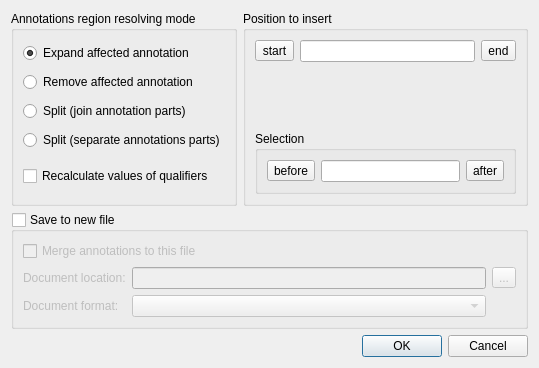
<?xml version="1.0" encoding="UTF-8"?>
<ui version="4.0">
 <class>EditSequenceDialog</class>
 <widget class="QDialog" name="EditSequenceDialog">
  <property name="geometry">
   <rect>
    <x>0</x>
    <y>0</y>
    <width>539</width>
    <height>368</height>
   </rect>
  </property>
  <property name="windowTitle">
   <string/>
  </property>
  <layout class="QVBoxLayout" name="globalLayout">
   <item>
    <layout class="QHBoxLayout" name="horizontalLayout_2">
     <item>
      <widget class="QGroupBox" name="groupBox_2">
       <property name="title">
        <string>Annotations region resolving mode</string>
       </property>
       <layout class="QGridLayout" name="gridLayout_5">
        <item row="0" column="0">
         <widget class="QRadioButton" name="resizeRB">
          <property name="text">
           <string>Expand affected annotation</string>
          </property>
          <property name="checked">
           <bool>true</bool>
          </property>
         </widget>
        </item>
        <item row="1" column="0">
         <widget class="QRadioButton" name="removeRB">
          <property name="text">
           <string>Remove affected annotation</string>
          </property>
         </widget>
        </item>
        <item row="2" column="0">
         <widget class="QRadioButton" name="splitRB">
          <property name="text">
           <string>Split (join annotation parts)</string>
          </property>
         </widget>
        </item>
        <item row="3" column="0">
         <widget class="QRadioButton" name="split_separateRB">
          <property name="text">
           <string>Split (separate annotations parts)</string>
          </property>
         </widget>
        </item>
        <item row="4" column="0">
         <layout class="QVBoxLayout" name="verticalLayout">
          <property name="topMargin">
           <number>7</number>
          </property>
          <item>
           <widget class="QCheckBox" name="recalculateQualsCheckBox">
            <property name="text">
             <string>Recalculate values of qualifiers</string>
            </property>
           </widget>
          </item>
         </layout>
        </item>
       </layout>
      </widget>
     </item>
     <item>
      <widget class="QGroupBox" name="insertPositionBox">
       <property name="title">
        <string>Position to insert</string>
       </property>
       <layout class="QGridLayout" name="gridLayout_2">
        <item row="0" column="2">
         <widget class="QToolButton" name="endPosToolButton">
          <property name="toolTip">
           <string>Press to insert to the end of the sequence</string>
          </property>
          <property name="text">
           <string>end</string>
          </property>
         </widget>
        </item>
        <item row="0" column="1">
         <widget class="QLineEdit" name="insertPositionLineEdit"/>
        </item>
        <item row="2" column="0" colspan="3">
         <widget class="QGroupBox" name="selectionGroupBox">
          <property name="title">
           <string>Selection</string>
          </property>
          <layout class="QGridLayout" name="gridLayout_4">
           <item row="0" column="0">
            <widget class="QToolButton" name="beforeSelectionToolButton">
             <property name="toolTip">
              <string>Press to insert before the selection</string>
             </property>
             <property name="text">
              <string>before</string>
             </property>
            </widget>
           </item>
           <item row="0" column="2">
            <widget class="QToolButton" name="afterSelectionToolButton">
             <property name="toolTip">
              <string>Press to insert after the selection</string>
             </property>
             <property name="text">
              <string>after</string>
             </property>
            </widget>
           </item>
           <item row="0" column="1">
            <widget class="QLineEdit" name="selectionLineEdit">
             <property name="toolTip">
              <string>To change the regsion select it on a sequence</string>
             </property>
             <property name="readOnly">
              <bool>true</bool>
             </property>
            </widget>
           </item>
          </layout>
         </widget>
        </item>
        <item row="0" column="0">
         <widget class="QToolButton" name="startPosToolButton">
          <property name="toolTip">
           <string>Press to insert before the start of the sequence</string>
          </property>
          <property name="text">
           <string>start</string>
          </property>
         </widget>
        </item>
        <item row="1" column="0" colspan="3">
         <spacer name="verticalSpacer_2">
          <property name="orientation">
           <enum>Qt::Vertical</enum>
          </property>
          <property name="sizeHint" stdset="0">
           <size>
            <width>20</width>
            <height>40</height>
           </size>
          </property>
         </spacer>
        </item>
       </layout>
      </widget>
     </item>
    </layout>
   </item>
   <item>
    <widget class="QGroupBox" name="saveToAnotherBox">
     <property name="enabled">
      <bool>true</bool>
     </property>
     <property name="title">
      <string>Save to new file</string>
     </property>
     <property name="checkable">
      <bool>true</bool>
     </property>
     <property name="checked">
      <bool>false</bool>
     </property>
     <layout class="QGridLayout" name="gridLayout_3">
      <item row="3" column="0">
       <layout class="QGridLayout" name="gridLayout">
        <item row="0" column="0">
         <widget class="QLabel" name="label">
          <property name="text">
           <string>Document location:</string>
          </property>
         </widget>
        </item>
        <item row="0" column="1">
         <widget class="QLineEdit" name="filepathEdit"/>
        </item>
        <item row="0" column="2">
         <widget class="QToolButton" name="browseButton">
          <property name="text">
           <string>...</string>
          </property>
         </widget>
        </item>
        <item row="1" column="0">
         <widget class="QLabel" name="label_4">
          <property name="text">
           <string>Document format:</string>
          </property>
         </widget>
        </item>
        <item row="1" column="1">
         <widget class="QComboBox" name="formatBox"/>
        </item>
       </layout>
      </item>
      <item row="1" column="0">
       <widget class="QCheckBox" name="mergeAnnotationsBox">
        <property name="text">
         <string>Merge annotations to this file</string>
        </property>
       </widget>
      </item>
     </layout>
    </widget>
   </item>
   <item>
    <widget class="QDialogButtonBox" name="buttonBox">
     <property name="standardButtons">
      <set>QDialogButtonBox::Cancel|QDialogButtonBox::Ok</set>
     </property>
    </widget>
   </item>
  </layout>
 </widget>
 <resources/>
 <connections>
  <connection>
   <sender>buttonBox</sender>
   <signal>accepted()</signal>
   <receiver>EditSequenceDialog</receiver>
   <slot>accept()</slot>
   <hints>
    <hint type="sourcelabel">
     <x>269</x>
     <y>310</y>
    </hint>
    <hint type="destinationlabel">
     <x>269</x>
     <y>165</y>
    </hint>
   </hints>
  </connection>
  <connection>
   <sender>buttonBox</sender>
   <signal>rejected()</signal>
   <receiver>EditSequenceDialog</receiver>
   <slot>reject()</slot>
   <hints>
    <hint type="sourcelabel">
     <x>269</x>
     <y>310</y>
    </hint>
    <hint type="destinationlabel">
     <x>269</x>
     <y>165</y>
    </hint>
   </hints>
  </connection>
 </connections>
</ui>
